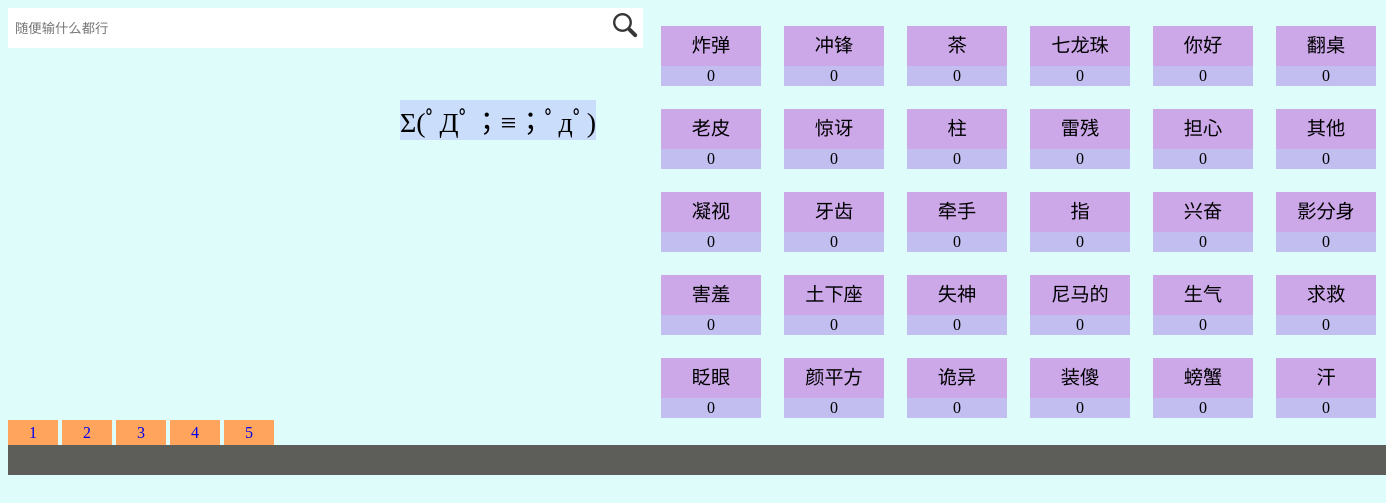
Page /AsciiEmoji/1 on the committed database.
### emoji/models.py (models this page shows)
class Tag(models.Model):
    name = models.CharField(max_length=200)
    hits = models.IntegerField(default=0)
    class Meta:
        ordering = ['-hits']
    def __str__(self):
        return self.name

### emoji/views.py (the view)
# urls.py: path('AsciiEmoji/<int:page>', views.asciiEmoji, name='asciiEmoji'),
def asciiEmoji(request, page):
    tag_per_page = 30
    tag_list = get_list_or_404(Tag)
    pages = range(int(len(tag_list) / tag_per_page))
    return render(request, 'asciiEmoji.html', {
        'tag_list': tag_list[page * tag_per_page:(page + 1) * tag_per_page],
        'pages': pages,
    })

### emoji/templates/asciiEmoji.html (shortened to what this page needs)
{% load static %}
<head>
    <link rel="stylesheet" href="{% static 'css/style.css' %}">
    <link rel="stylesheet" href="{% static 'css/search.css' %}">
    <link rel="stylesheet" href="{% static 'css/home.css' %}">
    <link rel="stylesheet" href="{% static 'css/page-nav.css' %}">
    <link rel="stylesheet" href="{% static 'css/ascii.css' %}">
</head>
<body>
<a href="{% url 'emoji:index' %}">
    <div id="home">
    </div>
</a>
<div id="logo-box">
    <div id="logo">
        Σ(ﾟДﾟ；≡；ﾟдﾟ)
    </div>
</div>
<div id="search-box">
    <form action="{% url 'emoji:asciiEmojiSearch' %}" method="get" id="search-from">
        <input class="search-input-text" type="text" name="content" placeholder="随便输什么都行" id="search-input">
        <input class="search-input-btn" type="submit" value="" name="search_btn" id="search-btn">
    </form>
</div>
{% if tag_list %}
    <div id="tag-div">
        {% for tag in tag_list %}
            <div class="tag">
                <div class="tag-name">{{ tag }}</div>
                <div class="tag-hit">{{ tag.hits }}</div>
            </div>
        {% endfor %}
    </div>
{% endif %}
<div id="page-div">
    {% for i in pages %}
        <a href="{% url 'emoji:asciiEmoji' i %}">
            <div class="page">{{ forloop.counter }}</div>
        </a>
    {% endfor %}
</div>
<footer></footer>
</body>

### emoji/static/css/style.css (style rules this page uses)
body { background: #dff4f3; text-align: center; }

### emoji/static/css/search.css (style rules this page uses)
form { background: white; padding: 5px; float: left; }
.search-input-text { border: 0; height: 30px; width: 400px; float: left; outline: none; }
.search-input-btn { border: 0; background-image: url("../images/search-btn.png"); width: 25px; height: 25px; float: left; }

### emoji/static/css/home.css (style rules this page uses)
#home { background-image: url("../images/red-lion.png"); background-size: contain; background-repeat: no-repeat; width: 125px; height: 150px; position: absolute; top: 50px; right: 80px; }

### emoji/static/css/page-nav.css (style rules this page uses)
#page-div { display: table; }
#page-div > a { text-decoration: none; }
div.page { display: table-cell; width: 50px; height: 25px; line-height: 25px; background-color: #ffa45c; }
footer { background-color: #5d5d5a; width: 110%; height: 30px; }

### emoji/static/css/ascii.css (style rules this page uses)
body { background-color: #defcf9; }
#logo-box { position: absolute; margin: 0 auto; top: 100px; left: 400px; }
#logo { float: left; background-color: #cadefc; font-size: 28px; cursor: pointer; }
#search-input { width: 600px; }
#tag-div { display: grid; grid-template-columns: repeat(6, 1fr); grid-gap: 3px; }
.tag { margin: 10px; width: 100px; height: 60px; }
.tag-name { margin: 8px; margin-bottom: 0px; font-size: 120%; display: block; width: 100px; height: 40px; line-height: 40px; text-align: center; background-color: #cca8e9; overflow: hidden; }
.tag-hit { display: block; margin-left: 8px; background-color: #c3bef0; width: 100px; height: 20px; line-height: 20px; }

### rows in the picture
Tag: name "炸弹", hits "0"
Tag: name "冲锋", hits "0"
Tag: name "茶", hits "0"
Tag: name "七龙珠", hits "0"
Tag: name "你好"
Tag: name "翻桌", hits "0"
Tag: name "老皮", hits "0"
Tag: name "惊讶", hits "0"
Tag: name "柱", hits "0"
Tag: name "雷残", hits "0"
Tag: name "其他", hits "0"
Tag: name "凝视", hits "0"
Tag: name "牙齿", hits "0"
Tag: name "牵手", hits "0"
Tag: name "指", hits "0"
Tag: name "兴奋", hits "0"
Tag: name "影分身", hits "0"
Tag: name "害羞", hits "0"
Tag: name "土下座", hits "0"
Tag: name "失神", hits "0"
Tag: name "尼马的", hits "0"
Tag: name "生气", hits "0"
Tag: name "求救", hits "0"
Tag: name "眨眼", hits "0"
Tag: name "颜平方", hits "0"
Tag: name "诡异", hits "0"
Tag: name "装傻", hits "0"
Tag: name "螃蟹", hits "0"
Tag: name "汗", hits "0"
